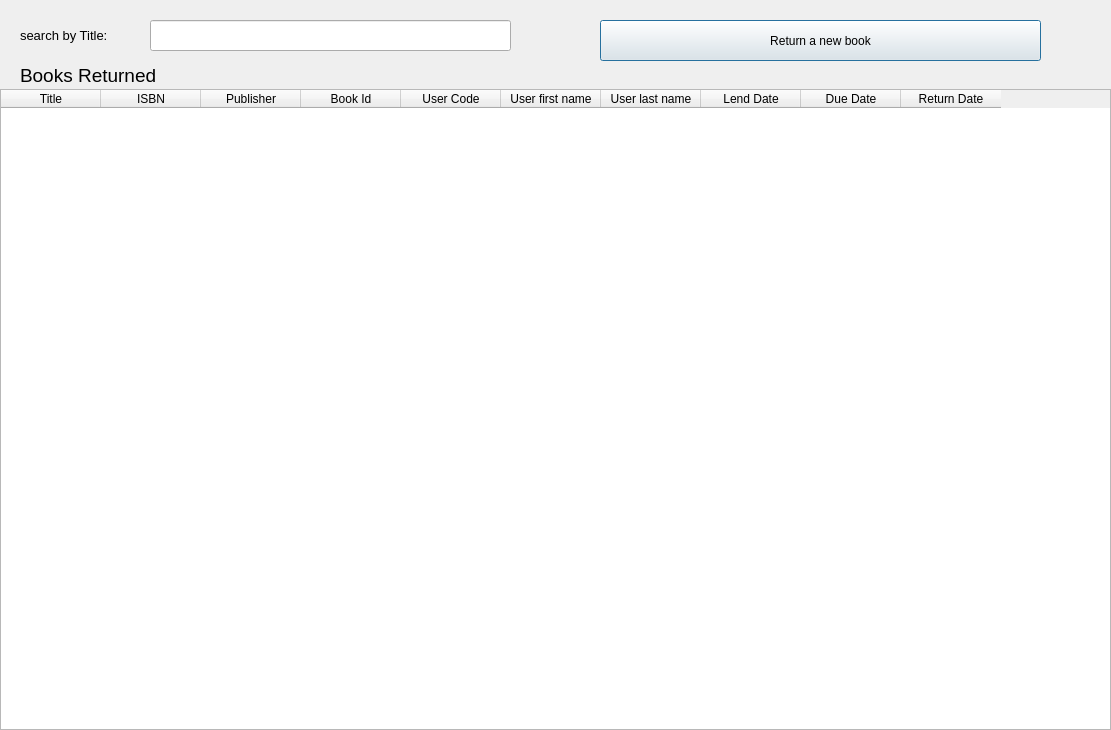
<?xml version="1.0" encoding="UTF-8"?>
<ui version="4.0">
 <class>returning</class>
 <widget class="QDialog" name="returning">
  <property name="geometry">
   <rect>
    <x>0</x>
    <y>0</y>
    <width>1111</width>
    <height>730</height>
   </rect>
  </property>
  <property name="windowTitle">
   <string>Return Page</string>
  </property>
  <widget class="QTableWidget" name="tableReturn">
   <property name="geometry">
    <rect>
     <x>0</x>
     <y>89</y>
     <width>1111</width>
     <height>641</height>
    </rect>
   </property>
   <column>
    <property name="text">
     <string>Title</string>
    </property>
   </column>
   <column>
    <property name="text">
     <string>ISBN</string>
    </property>
   </column>
   <column>
    <property name="text">
     <string>Publisher</string>
    </property>
   </column>
   <column>
    <property name="text">
     <string>Book Id</string>
    </property>
   </column>
   <column>
    <property name="text">
     <string>User Code</string>
    </property>
   </column>
   <column>
    <property name="text">
     <string>User first name</string>
    </property>
   </column>
   <column>
    <property name="text">
     <string>User last name</string>
    </property>
   </column>
   <column>
    <property name="text">
     <string>Lend Date</string>
    </property>
   </column>
   <column>
    <property name="text">
     <string>Due Date</string>
    </property>
   </column>
   <column>
    <property name="text">
     <string>Return Date</string>
    </property>
   </column>
  </widget>
  <widget class="QLineEdit" name="titleTxt">
   <property name="geometry">
    <rect>
     <x>150</x>
     <y>20</y>
     <width>361</width>
     <height>31</height>
    </rect>
   </property>
  </widget>
  <widget class="QLabel" name="label">
   <property name="geometry">
    <rect>
     <x>20</x>
     <y>20</y>
     <width>151</width>
     <height>31</height>
    </rect>
   </property>
   <property name="font">
    <font>
     <pointsize>10</pointsize>
    </font>
   </property>
   <property name="text">
    <string>search by Title:</string>
   </property>
  </widget>
  <widget class="QPushButton" name="newReturnBtn">
   <property name="geometry">
    <rect>
     <x>600</x>
     <y>20</y>
     <width>441</width>
     <height>41</height>
    </rect>
   </property>
   <property name="text">
    <string>Return a new book</string>
   </property>
   <property name="icon">
    <iconset>
     <normaloff>images/3 (2).png</normaloff>images/3 (2).png</iconset>
   </property>
  </widget>
  <widget class="QLabel" name="label_2">
   <property name="geometry">
    <rect>
     <x>20</x>
     <y>60</y>
     <width>161</width>
     <height>31</height>
    </rect>
   </property>
   <property name="font">
    <font>
     <pointsize>14</pointsize>
    </font>
   </property>
   <property name="text">
    <string>Books Returned</string>
   </property>
  </widget>
 </widget>
 <resources/>
 <connections/>
</ui>
